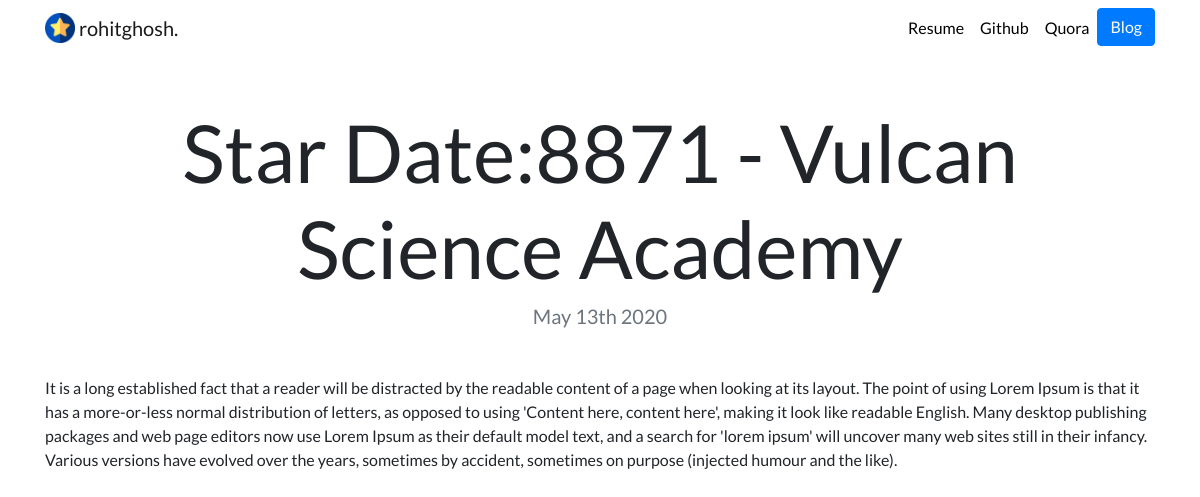
The app's page /blog/2/ with its own data.
### blog/models.py (models this page shows, shortened)
class blog(models.Model):
    title = models.CharField(max_length = 100)
    description = models.TextField()
    date = models.DateField()

### blog/views.py (the view)
# urls.py: path('<int:blog_id>/', views.detail, name= 'detail'),
def detail(request, blog_id):
    blogs = get_object_or_404(blog, pk=blog_id)
    return render (request, 'blogs/detail.html',{'blogs':blogs})

### blog/templates/blogs/detail.html
{% extends "portfolio/base.html" %}
{% load static %}
{% block content %}
<h1 class="text-center mt-5" id="blogdetailtitle">{{ blogs.title }}</h1>
<h5 class="text-center text-muted mb-5">{{ blogs.date|date:'F jS Y' }}</h5>
{{ blogs.description|safe }}
{% endblock %}

### portfolio/static/portfolio/custom.css (style rules this page uses)
body { font-family: 'Lato', sans-serif; }
@media (min-width: 992px) { #blogdetailtitle { font-size: 5rem; } }

### records on screen
blog: title "Star Date:8871 - Vulcan Science Academy", date "May 13th 2020", description "It is a long established fact that a reader will be distracted by the readable content of a page when looking at its layout. The point of using Lorem Ipsum is that it has a more-or-less normal distribution of letters, as opposed to using 'Content here, content here', making it look like readable English. Many desktop publishing packages and web page editors now use Lorem Ipsum as their default model text, and a search for 'lorem ipsum' will uncover many web sites still in their infancy. Various versions have evolved over the years, sometimes by accident, sometimes on purpose (injected humour and the like)."
